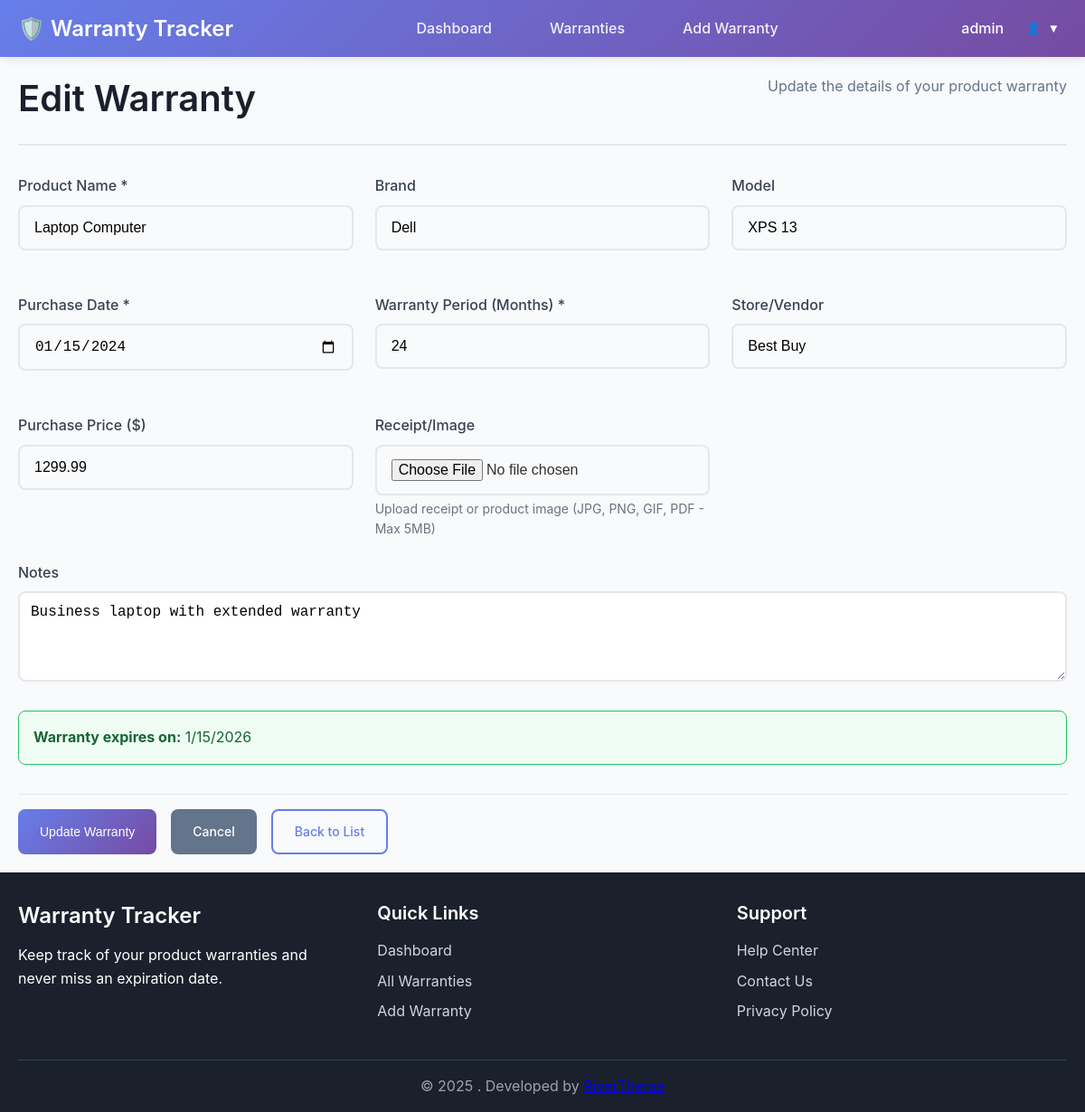
Page /pages/warranty-edit.php?id=1 (signed in) on the committed database.
### tables this page shows
CREATE TABLE IF NOT EXISTS users (
    id INT AUTO_INCREMENT PRIMARY KEY,
    username VARCHAR(50) UNIQUE NOT NULL,
    email VARCHAR(100) UNIQUE NOT NULL,
    password_hash VARCHAR(255) NOT NULL,
    created_at TIMESTAMP DEFAULT CURRENT_TIMESTAMP,
    updated_at TIMESTAMP DEFAULT CURRENT_TIMESTAMP ON UPDATE CURRENT_TIMESTAMP
);

CREATE TABLE IF NOT EXISTS warranties (
    id INT AUTO_INCREMENT PRIMARY KEY,
    user_id INT NOT NULL,
    product_name VARCHAR(255) NOT NULL,
    brand VARCHAR(100),
    model VARCHAR(100),
    purchase_date DATE NOT NULL,
    warranty_period_months INT NOT NULL,
    warranty_expiry_date DATE NOT NULL,
    store_vendor VARCHAR(255),
    purchase_price DECIMAL(10,2),
    receipt_image VARCHAR(255),
    notes TEXT,
    created_at TIMESTAMP DEFAULT CURRENT_TIMESTAMP,
    updated_at TIMESTAMP DEFAULT CURRENT_TIMESTAMP ON UPDATE CURRENT_TIMESTAMP,
    FOREIGN KEY (user_id) REFERENCES users(id) ON DELETE CASCADE,
    INDEX idx_user_id (user_id),
    INDEX idx_expiry_date (warranty_expiry_date),
    INDEX idx_product_name (product_name)
);

### includes/functions.php (called while the page is built, shortened)
<?php
function getCurrentUserId() {
    return $_SESSION['user_id'] ?? null;
}
function getCurrentUser() {
    $pdo = getDBConnection();
    $stmt = $pdo->prepare("SELECT id, username, email, created_at, updated_at FROM users WHERE id = ?");
    $stmt->execute([getCurrentUserId()]);
    return $stmt->fetch();
}
?>

### pages/warranty-edit.php (the view, shortened to what this page needs)
<?php
require_once '../includes/functions.php';
$warrantyId = (int)($_GET['id'] ?? 0);
$userId = getCurrentUserId();
try {
    $pdo = getDBConnection();
    $stmt = $pdo->prepare("SELECT * FROM warranties WHERE id = ? AND user_id = ?");
    $stmt->execute([$warrantyId, $userId]);
    $warranty = $stmt->fetch();
} catch (Exception $e) {
    setFlashMessage('error', 'Failed to load warranty.');
    header('Location: warranties.php');
    exit;
}
$formData = $warranty;
?>
<!DOCTYPE html>
<html lang="en">
<head>
    <link rel="stylesheet" href="../assets/css/style.css">
</head>
<body>
    <?php include '../includes/header.php'; ?>
    <main class="main-content">
        <div class="container">
            <div class="page-header">
                <h1>Edit Warranty</h1>
                <p>Update the details of your product warranty</p>
            </div>
            <form method="POST" enctype="multipart/form-data" class="warranty-form">
                <div class="form-grid">
                    <div class="form-group">
                        <label for="product_name">Product Name *</label>
                        <input type="text" id="product_name" name="product_name" required
                               value="<?php echo htmlspecialchars($formData['product_name']); ?>"
                               placeholder="e.g., Laptop Computer">
                    </div>
                    <div class="form-group">
                        <label for="brand">Brand</label>
                        <input type="text" id="brand" name="brand"
                               value="<?php echo htmlspecialchars($formData['brand']); ?>"
                               placeholder="e.g., Dell, Apple, Samsung">
                    </div>
                    <div class="form-group">
                        <label for="model">Model</label>
                        <input type="text" id="model" name="model"
                               value="<?php echo htmlspecialchars($formData['model']); ?>"
                               placeholder="e.g., XPS 13, iPhone 15">
                    </div>
                    <div class="form-group">
                        <label for="purchase_date">Purchase Date *</label>
                        <input type="date" id="purchase_date" name="purchase_date" required
                               value="<?php echo htmlspecialchars($formData['purchase_date']); ?>">
                    </div>
                    <div class="form-group">
                        <label for="warranty_period_months">Warranty Period (Months) *</label>
                        <input type="number" id="warranty_period_months" name="warranty_period_months"
                               min="1" max="120" required
                               value="<?php echo htmlspecialchars($formData['warranty_period_months']); ?>"
                               placeholder="e.g., 12, 24, 36">
                    </div>
                    <div class="form-group">
                        <label for="store_vendor">Store/Vendor</label>
                        <input type="text" id="store_vendor" name="store_vendor"
                               value="<?php echo htmlspecialchars($formData['store_vendor']); ?>"
                               placeholder="e.g., Best Buy, Amazon, Apple Store">
                    </div>
                    <div class="form-group">
                        <label for="purchase_price">Purchase Price ($)</label>
                        <input type="number" id="purchase_price" name="purchase_price"
                               min="0" step="0.01"
                               value="<?php echo htmlspecialchars($formData['purchase_price']); ?>"
                               placeholder="e.g., 999.99">
                    </div>
                    <div class="form-group">
                        <label for="receipt_image">Receipt/Image</label>
                        <input type="file" id="receipt_image" name="receipt_image"
                               accept="image/*,.pdf">
                        <small>Upload receipt or product image (JPG, PNG, GIF, PDF - Max 5MB)</small>
                    </div>
                </div>
                <div class="form-group">
                    <label for="notes">Notes</label>
                    <textarea id="notes" name="notes" rows="4"
                              placeholder="Additional notes about the warranty..."><?php echo htmlspecialchars($formData['notes']); ?></textarea>
                </div>
                <div class="form-actions">
                    <button type="submit" class="btn btn-primary">Update Warranty</button>
                    <a href="warranty-view.php?id=<?php echo $warrantyId; ?>" class="btn btn-secondary">Cancel</a>
                    <a href="warranties.php" class="btn btn-outline">Back to List</a>
                </div>
            </form>
        </div>
    </main>
    <?php include '../includes/footer.php'; ?>
</body>
</html>

### includes/header.php (shortened to what this page needs)
<?php
$currentUser = getCurrentUser();
$currentPage = basename($_SERVER['PHP_SELF']);
?>
<header class="header">
    <div class="container">
        <div class="header-content">
            <div class="logo">
                <a href="dashboard.php">
                    <h2>🛡️ Warranty Tracker</h2>
                </a>
            </div>
            <nav class="nav">
                <ul class="nav-list">
                    <li class="nav-item">
                        <a href="dashboard.php" class="nav-link <?php echo $currentPage === 'dashboard.php' ? 'active' : ''; ?>">
                            Dashboard
                        </a>
                    </li>
                    <li class="nav-item">
                        <a href="warranties.php" class="nav-link <?php echo $currentPage === 'warranties.php' ? 'active' : ''; ?>">
                            Warranties
                        </a>
                    </li>
                    <li class="nav-item">
                        <a href="warranty-add.php" class="nav-link <?php echo $currentPage === 'warranty-add.php' ? 'active' : ''; ?>">
                            Add Warranty
                        </a>
                    </li>
                </ul>
            </nav>
            <div class="user-menu">
                <div class="user-info">
                    <span class="username"><?php echo htmlspecialchars($currentUser['username']); ?></span>
                    <div class="user-dropdown">
                        <button class="user-toggle" onclick="toggleUserMenu()">
                            <span class="user-avatar">👤</span>
                            <span class="dropdown-arrow">▼</span>
                        </button>
                    </div>
                </div>
            </div>
        </div>
    </div>
</header>

### assets/css/style.css (style rules this page uses)
* { margin: 0; padding: 0; box-sizing: border-box; }
html { font-size: 16px; scroll-behavior: smooth; }
body { font-family: -apple-system, BlinkMacSystemFont, 'Segoe UI', Roboto, Oxygen, Ubuntu, Cantarell, sans-serif; line-height: 1.6; color: #333; background-color: #f8fafc; min-height: 100vh; display: flex; flex-direction: column; }
.container { max-width: 1200px; margin: 0 auto; padding: 0 20px; }
.main-content { flex: 1; padding: 20px 0; }
h1, h2, h3, h4, h5, h6 { font-weight: 600; line-height: 1.3; margin-bottom: 0.5em; }
h1 { font-size: 2.5rem; }
h2 { font-size: 2rem; }
p { margin-bottom: 1em; }
.header { background: linear-gradient(135deg, #667eea 0%, #764ba2 100%); color: white; box-shadow: 0 2px 10px rgba(0,0,0,0.1); position: sticky; top: 0; z-index: 1000; }
.header-content { display: flex; align-items: center; justify-content: space-between; padding: 1rem 0; }
.logo a { color: white; text-decoration: none; display: flex; align-items: center; gap: 0.5rem; }
.logo h2 { margin: 0; font-size: 1.5rem; }
.nav-list { display: flex; list-style: none; gap: 2rem; align-items: center; }
.nav-link { color: rgba(255,255,255,0.9); text-decoration: none; padding: 0.5rem 1rem; border-radius: 6px; transition: all 0.3s ease; font-weight: 500; }
.user-menu { position: relative; }
.user-info { display: flex; align-items: center; gap: 1rem; }
.username { font-weight: 500; }
.user-toggle { background: none; border: none; color: white; cursor: pointer; display: flex; align-items: center; gap: 0.5rem; padding: 0.5rem; border-radius: 6px; transition: background 0.3s ease; }
.user-dropdown { position: relative; }
.page-header { display: flex; justify-content: space-between; align-items: flex-start; margin-bottom: 2rem; padding-bottom: 1rem; border-bottom: 2px solid #e2e8f0; }
.page-header h1 { color: #1a202c; margin-bottom: 0.5rem; }
.page-header p { color: #64748b; margin: 0; }
.btn { display: inline-flex; align-items: center; gap: 0.5rem; padding: 0.75rem 1.5rem; border: none; border-radius: 8px; font-size: 0.875rem; font-weight: 500; text-decoration: none; cursor: pointer; transition: all 0.3s ease; text-align: center; white-space: nowrap; }
.btn-primary { background: linear-gradient(135deg, #667eea 0%, #764ba2 100%); color: white; }
.btn-secondary { background: #64748b; color: white; }
.btn-outline { background: transparent; color: #667eea; border: 2px solid #667eea; }
.form-group { margin-bottom: 1.5rem; }
.form-group label { display: block; margin-bottom: 0.5rem; font-weight: 500; color: #374151; }
.form-group input, .form-group textarea, .form-group select { width: 100%; padding: 0.75rem; border: 2px solid #e5e7eb; border-radius: 8px; font-size: 1rem; transition: border-color 0.3s ease, box-shadow 0.3s ease; }
.form-group small { display: block; margin-top: 0.25rem; color: #6b7280; font-size: 0.875rem; }
.form-grid { display: grid; grid-template-columns: repeat(auto-fit, minmax(300px, 1fr)); gap: 1.5rem; }
.form-actions { display: flex; gap: 1rem; margin-top: 2rem; padding-top: 1rem; border-top: 1px solid #e5e7eb; }
.form-group label { display: flex; align-items: center; gap: 0.5rem; margin-bottom: 0.5rem; font-weight: 500; color: #374151; }
.form-group input { width: 100%; padding: 0.875rem 1rem; border: 2px solid #e5e7eb; border-radius: 8px; font-size: 1rem; transition: all 0.3s ease; background: #f9fafb; }
.form-group input::placeholder { color: #9ca3af; }
.form-group small { display: block; margin-top: 0.25rem; font-size: 0.875rem; color: #6b7280; }

### rows in the picture
users: username "admin"
warranties: product_name "Laptop Computer", brand "Dell", model "XPS 13", purchase_date "01/15/2024", warranty_period_months "24", store_vendor "Best Buy", purchase_price "1299.99", notes "Business laptop with extended warranty"
